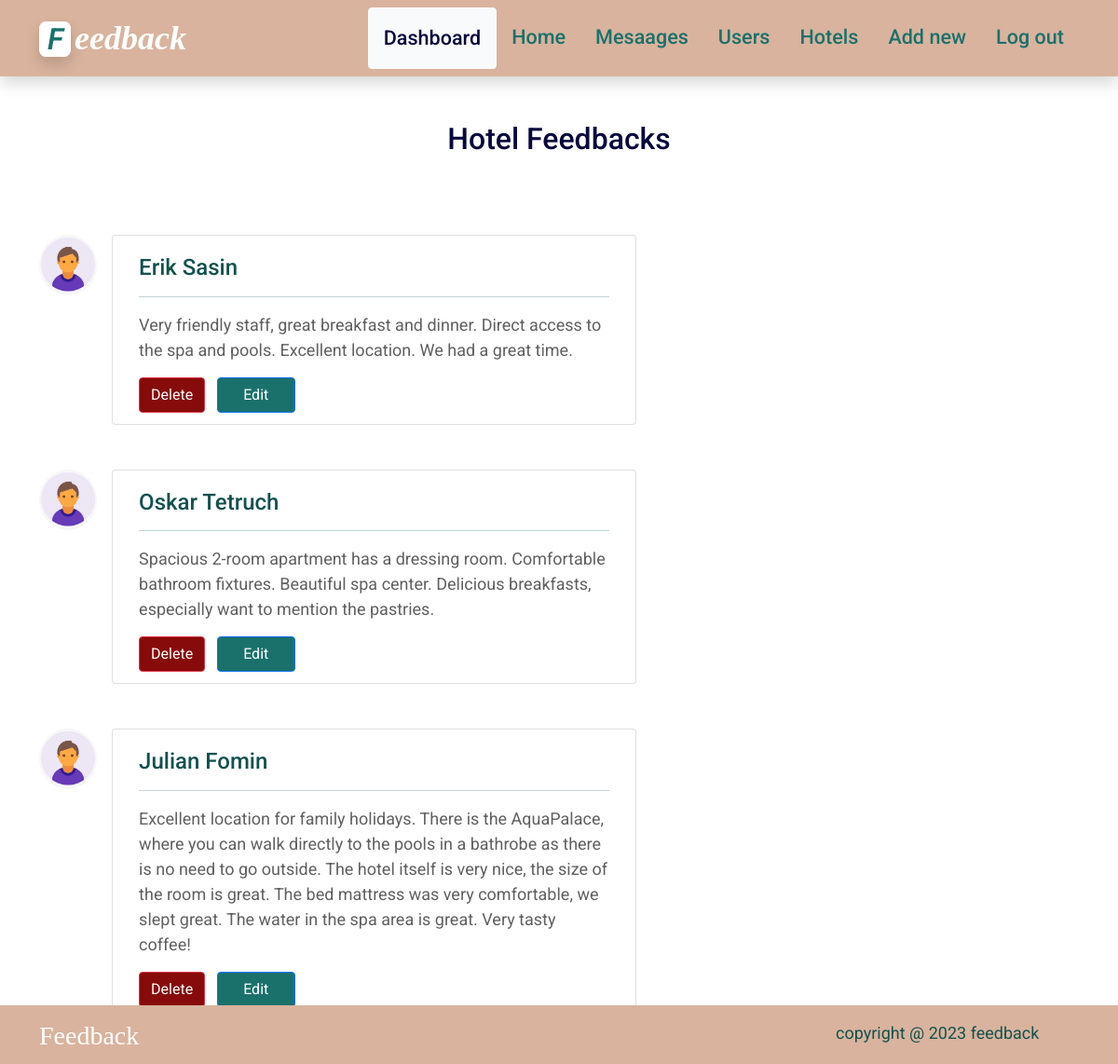
Page /feedback_admin/2 on the committed database.
### tables this page shows
CREATE TABLE Reviewer(
    ReviewerID INTEGER PRIMARY KEY AUTOINCREMENT, 
    FirstName varchar(100),
    LastName varchar(100),
    ReviewID int,
    HotelID int,
    FOREIGN KEY (HotelID) REFERENCES Resturants(HotelID),
    FOREIGN KEY (ReviewID) REFERENCES Reviews(ReviewID)
    );

CREATE TABLE Reviews (
    ReviewID INTEGER PRIMARY KEY AUTOINCREMENT,
    ReviewerID int,
    HotelID int,
    Review varchar(255) NOT NULL,
    FOREIGN KEY (ReviewerID) REFERENCES Reviewer(ReviewerID),
    FOREIGN KEY (HotelID) REFERENCES Resturants(HotelID)
);

### app.py (the view)
@app.route("/feedback_admin/<int:id>" , methods=['GET', 'POST'])
def feedback_admin(id):
    posts = get_Review(id)
    return render_template('admin_feed.html', posts=posts)

### app.py (called while the page is built)
def get_db_conn():
    conn = sqlite3.connect('database.db')
    conn.row_factory = sqlite3.Row
    return conn

def get_Review(HotelID):
    conn = get_db_conn()
    Reviews = conn.execute('SELECT * FROM Reviews a INNER JOIN Hotels b ON a.HotelID=b.HotelID INNER JOIN Reviewer c ON a.ReviewerID=c.ReviewerID WHERE a.HotelID=?',(HotelID,)).fetchall()
    conn.close()
    if Reviews is None:
        abort(404)
    return Reviews

### templates/admin_feed.html (shortened to what this page needs)
{% extends 'base_login.html' %}
{% block content %}
    <h2 class="mt-5" style="text-align:center;color:#08083e;">{% block title %} Hotel Feedbacks {% endblock %}</h2>
    <br>
    {% for post in posts %}
        <section>
        <div class="container my-5 ">
          <div class="row d-flex justify-content-left">
            <div class="col-md-11 col-lg-9 col-xl-7">
                <div class="d-flex flex-start">
                    <img class="rounded-circle shadow-1-strong me-3"
                    src="{{url_for('static',filename='icon.png')}}" alt="avatar" width="65"
                      height="65"/>
                    <div class="card w-100">
                      <div class="card-body p-1">
                        <div class="">
        <div class='post'>
            <div class="w-100 container col">
             <h4 class="mt-3">{{ post['FirstName'] + " "+post['LastName'] }}</h4>
             <hr>
             <p style="color: rgb(97, 96, 96);">{{ post['Review'] }}</p>
             <div >
             <a href="{{ url_for('deletecomment', id=post[0]) }}"  class="btn btn-danger mb-2 " style="background-color:rgb(135, 11, 11)">Delete</a>
            <a type="button" class=" btn btn-primary  col-md-2 mb-2 ms-2" style="background-color:#1a716c" href="{{ url_for('edit_comment', id=post[0]) }} ">Edit</a>
            </div>
        </div>
                </div>
            </div>
          </div>
        </div>
           </div>
         </div>
        </div>
    </section>
    {% endfor %}
{% endblock %}

### static/style.css (style rules this page uses)
:root { --dark-color: #1a716c; }
body { font-family: 'Roboto', sans-serif; color: #12524f; font-size:large ; font-weight: 400,bold; }

### rows in the picture
Reviewer: FirstName+LastName "Erik Sasin", Review "Very friendly staff, great breakfast and dinner. Direct access to the spa and pools. Excellent location. We had a great time."
Reviewer: FirstName+LastName "Oskar Tetruch", Review "Spacious 2-room apartment has a dressing room. Comfortable bathroom fixtures. Beautiful spa center. Delicious breakfasts, especially want to mention the pastries."
Reviewer: FirstName+LastName "Julian Fomin", Review "Excellent location for family holidays. There is the AquaPalace, where you can walk directly to the pools in a bathrobe as there is no need to go outside. The hotel itself is very nice, the size of the room is great. The bed mattress was very comfortable, we slept great. The water in the spa area is great. Very tasty coffee!"
